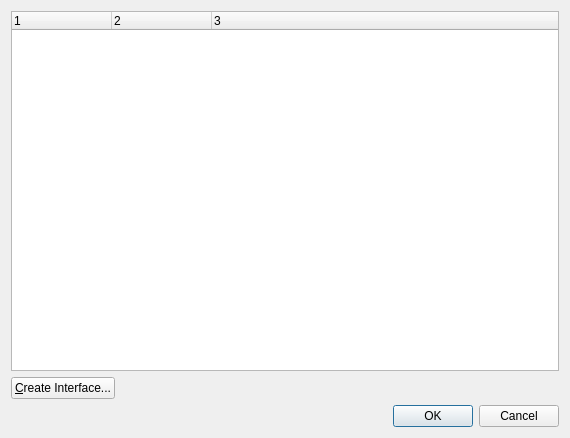
<?xml version="1.0" encoding="UTF-8"?>
<ui version="4.0">
 <class>SelectCanInterfacesDialog</class>
 <widget class="QDialog" name="SelectCanInterfacesDialog">
  <property name="geometry">
   <rect>
    <x>0</x>
    <y>0</y>
    <width>570</width>
    <height>438</height>
   </rect>
  </property>
  <property name="windowTitle">
   <string>Select CAN Interface(s)</string>
  </property>
  <property name="windowIcon">
   <iconset resource="../../cangaroo.qrc">
    <normaloff>:/assets/icon.png</normaloff>:/assets/icon.png</iconset>
  </property>
  <layout class="QVBoxLayout" name="verticalLayout">
   <item>
    <widget class="QWidget" name="widget" native="true">
     <layout class="QVBoxLayout" name="verticalLayout_2">
      <property name="leftMargin">
       <number>0</number>
      </property>
      <property name="topMargin">
       <number>0</number>
      </property>
      <property name="rightMargin">
       <number>0</number>
      </property>
      <property name="bottomMargin">
       <number>0</number>
      </property>
      <item>
       <widget class="QTreeWidget" name="treeWidget">
        <property name="indentation">
         <number>0</number>
        </property>
        <property name="columnCount">
         <number>3</number>
        </property>
        <attribute name="headerDefaultSectionSize">
         <number>100</number>
        </attribute>
        <column>
         <property name="text">
          <string notr="true">1</string>
         </property>
        </column>
        <column>
         <property name="text">
          <string notr="true">2</string>
         </property>
        </column>
        <column>
         <property name="text">
          <string notr="true">3</string>
         </property>
        </column>
       </widget>
      </item>
      <item>
       <widget class="QWidget" name="widget_2" native="true">
        <layout class="QHBoxLayout" name="horizontalLayout">
         <property name="leftMargin">
          <number>0</number>
         </property>
         <property name="topMargin">
          <number>0</number>
         </property>
         <property name="rightMargin">
          <number>0</number>
         </property>
         <property name="bottomMargin">
          <number>0</number>
         </property>
         <item>
          <widget class="QPushButton" name="pushButton">
           <property name="text">
            <string>&amp;Create Interface...</string>
           </property>
          </widget>
         </item>
         <item>
          <spacer name="horizontalSpacer">
           <property name="orientation">
            <enum>Qt::Horizontal</enum>
           </property>
           <property name="sizeHint" stdset="0">
            <size>
             <width>40</width>
             <height>20</height>
            </size>
           </property>
          </spacer>
         </item>
        </layout>
       </widget>
      </item>
     </layout>
    </widget>
   </item>
   <item>
    <widget class="QDialogButtonBox" name="buttonBox">
     <property name="orientation">
      <enum>Qt::Horizontal</enum>
     </property>
     <property name="standardButtons">
      <set>QDialogButtonBox::Cancel|QDialogButtonBox::Ok</set>
     </property>
    </widget>
   </item>
  </layout>
 </widget>
 <resources>
  <include location="../../cangaroo.qrc"/>
 </resources>
 <connections>
  <connection>
   <sender>buttonBox</sender>
   <signal>accepted()</signal>
   <receiver>SelectCanInterfacesDialog</receiver>
   <slot>accept()</slot>
   <hints>
    <hint type="sourcelabel">
     <x>248</x>
     <y>254</y>
    </hint>
    <hint type="destinationlabel">
     <x>157</x>
     <y>274</y>
    </hint>
   </hints>
  </connection>
  <connection>
   <sender>buttonBox</sender>
   <signal>rejected()</signal>
   <receiver>SelectCanInterfacesDialog</receiver>
   <slot>reject()</slot>
   <hints>
    <hint type="sourcelabel">
     <x>316</x>
     <y>260</y>
    </hint>
    <hint type="destinationlabel">
     <x>286</x>
     <y>274</y>
    </hint>
   </hints>
  </connection>
 </connections>
</ui>
